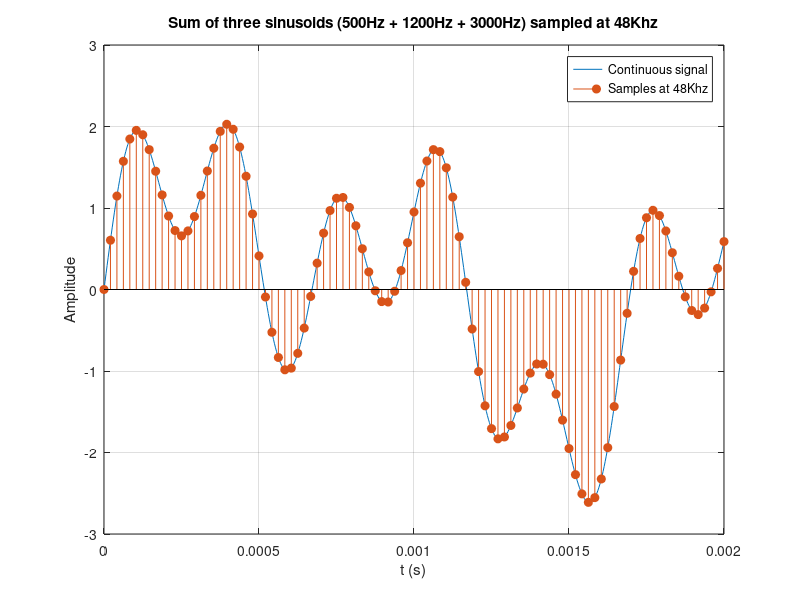

MATLAB code to generate this figure:
clc; clear; close all;
%%Day 02: We will now combine sinusoids of multiple frequencies and
%play that sound to see how superpositioning three sinusoids affects the
%Amplitude and sound of it

t_cont = linspace(0, 1, 300000); %Time for continous signal, 300,000 points over 1s (300,000 points per second, only used to draw a smooth curve)

f_1 = 500; %frequency of signal 1
f_2 = 1200; %frequency of signal 2
f_3 = 3000; %frequency of signal 3

%Superpositioned signal of f_1,2,3 over time t

super_pos = 1*sin(2*pi*f_1*t_cont)+1*sin(2*pi*f_2*t_cont)+1*sin(2*pi*f_3*t_cont);

%The fundamental frequency of this signal is the GCD(f_1,f_2,f_3)=100Hz
%so the sum repeats every 1/100Hz = 10ms
%Thus the sampling frequency must be f_samp >= 2*f_max <=> f_samp >=
%2*3000, so as long as f_samp > 6000Hz, there should be no aliasing, thus
%lets choose f_samp = 48Khz, which is a standard rate that the sound card supports

f_samp = 48000; %Sampling Frequency

t_samp = 0:(1/f_samp):1; %Sampling times, 1/f_samp seconds between each sample, from 0 to 1s

%Same superpositioned signal as the one above, this just takes the values
%at the sampling time only

super_pos_SAMP = 1*sin(2*pi*f_1*t_samp)+1*sin(2*pi*f_2*t_samp)+1*sin(2*pi*f_3*t_samp);


figure('Name','Day 02 - Three sines at 500, 1200 and 3000 Hz','Color','White');
plot(t_cont,super_pos); %Smooth reference curve of the superpositioned signal
grid on;
hold on;
stem(t_samp,super_pos_SAMP,'filled'); %Samples taken at 48Khz, the tops of the stems should land on the curve
xlabel('t (s)');
xlim([0 0.002]); %Zoom into the first 2ms, otherwise the plot is just a solid block
ylabel('Amplitude');
legend('Continuous signal','Samples at 48Khz');
title('Sum of three sinusoids (500Hz + 1200Hz + 3000Hz) sampled at 48Khz');

super_pos_SAMP_scaled = super_pos_SAMP / 3;   % Done to avoid cliping as sound only plays sounds with an amplitude of +-1

sound(super_pos_SAMP_scaled,f_samp); %The rate here must match the rate the signal was built at (f_samp), otherwise pitch and duration change

disp(['Peak before scaling: ', num2str(max(abs(super_pos_SAMP)))])
disp(['Peak after scaling: ', num2str(max(abs(super_pos_SAMP_scaled)))])
